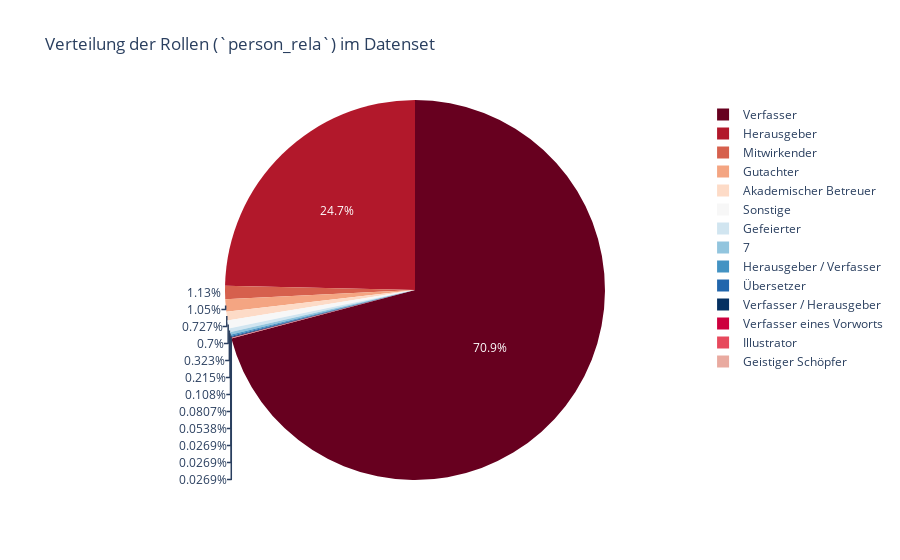

Notebook source saved alongside this figure:
### Markdown cell above
Häufigkeiten der verschiedenen Rollen:

### Code cell
# Häufigkeit von "person_rela"
rela_counts = new_df['person_rela'].value_counts().head(25).reset_index()
rela_counts.columns=['person_rela', 'count']

# Kreisdiagramm erstellen
fig2 = px.pie(rela_counts, values='count', names='person_rela', title='Verteilung der Rollen (`person_rela`) im Datenset', 
              color_discrete_sequence=px.colors.sequential.RdBu, height=500)
fig2.show()

### Figure 1 — Plotly figure (JSON) as saved in the notebook; plotly's stock layout.template omitted (floating-point values rounded to 4 significant figures)
{"data": [{"domain": {"x": [0, 1], "y": [0, 1]}, "hovertemplate": "person_rela=%{label}<br>count=%{value}<extra></extra>", "labels": ["Verfasser", "Herausgeber", "Mitwirkender", "Gutachter", "Akademischer Betreuer", "Sonstige", "Gefeierter", "", "Herausgeber / Verfasser", "Übersetzer", "Verfasser / Herausgeber", "Verfasser eines Vorworts", "Illustrator", "Geistiger Schöpfer"], "legendgroup": "", "name": "", "showlegend": true, "values": [2634, 916, 42, 39, 27, 26, 12, 8, 4, 3, 2, 1, 1, 1], "type": "pie"}], "layout": {"legend": {"tracegroupgap": 0}, "title": {"text": "Verteilung der Rollen (`person_rela`) im Datenset"}, "piecolorway": ["rgb(103,0,31)", "rgb(178,24,43)", "rgb(214,96,77)", "rgb(244,165,130)", "rgb(253,219,199)", "rgb(247,247,247)", "rgb(209,229,240)", "rgb(146,197,222)", "rgb(67,147,195)", "rgb(33,102,172)", "rgb(5,48,97)"], "autosize": true}}
